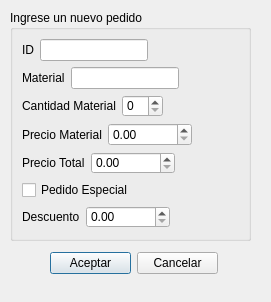
<?xml version="1.0" encoding="UTF-8"?>
<ui version="4.0">
 <class>DialogPedido</class>
 <widget class="QDialog" name="DialogPedido">
  <property name="geometry">
   <rect>
    <x>0</x>
    <y>0</y>
    <width>271</width>
    <height>302</height>
   </rect>
  </property>
  <property name="windowTitle">
   <string>Dialog</string>
  </property>
  <widget class="QGroupBox" name="groupBox">
   <property name="geometry">
    <rect>
     <x>10</x>
     <y>10</y>
     <width>241</width>
     <height>231</height>
    </rect>
   </property>
   <property name="title">
    <string>Ingrese un nuevo pedido</string>
   </property>
   <layout class="QFormLayout" name="formLayout_2">
    <item row="0" column="0">
     <layout class="QHBoxLayout" name="horizontalLayout_2">
      <item>
       <widget class="QLabel" name="label">
        <property name="text">
         <string>ID</string>
        </property>
       </widget>
      </item>
      <item>
       <widget class="QLineEdit" name="lineEditID"/>
      </item>
     </layout>
    </item>
    <item row="1" column="0">
     <layout class="QHBoxLayout" name="horizontalLayout_3">
      <item>
       <widget class="QLabel" name="labelMaterial">
        <property name="text">
         <string>Material</string>
        </property>
       </widget>
      </item>
      <item>
       <widget class="QLineEdit" name="lineEditMaterial"/>
      </item>
     </layout>
    </item>
    <item row="2" column="0">
     <layout class="QHBoxLayout" name="horizontalLayout">
      <item>
       <widget class="QLabel" name="labelCantidadMaterial">
        <property name="text">
         <string>Cantidad Material</string>
        </property>
       </widget>
      </item>
      <item>
       <widget class="QSpinBox" name="spinBoxMaterial"/>
      </item>
     </layout>
    </item>
    <item row="3" column="0">
     <layout class="QHBoxLayout" name="horizontalLayout_5">
      <item>
       <widget class="QLabel" name="label_2">
        <property name="text">
         <string>Precio Material</string>
        </property>
       </widget>
      </item>
      <item>
       <widget class="QDoubleSpinBox" name="doubleSpinBox_2">
        <property name="minimumSize">
         <size>
          <width>0</width>
          <height>0</height>
         </size>
        </property>
        <property name="maximum">
         <double>100000000.000000000000000</double>
        </property>
       </widget>
      </item>
     </layout>
    </item>
    <item row="4" column="0">
     <layout class="QFormLayout" name="formLayout">
      <item row="0" column="0">
       <widget class="QLabel" name="labelPrecioTotal">
        <property name="text">
         <string>Precio Total</string>
        </property>
       </widget>
      </item>
      <item row="0" column="1">
       <widget class="QDoubleSpinBox" name="doubleSpinBox">
        <property name="maximum">
         <double>100000000.000000000000000</double>
        </property>
       </widget>
      </item>
     </layout>
    </item>
    <item row="5" column="0">
     <widget class="QCheckBox" name="checkBoxPedidoEspecial">
      <property name="text">
       <string>Pedido Especial</string>
      </property>
     </widget>
    </item>
    <item row="6" column="0">
     <layout class="QHBoxLayout" name="horizontalLayout_6">
      <item>
       <widget class="QLabel" name="label_3">
        <property name="text">
         <string>Descuento</string>
        </property>
       </widget>
      </item>
      <item>
       <widget class="QDoubleSpinBox" name="doubleSpinBoxDescuento">
        <property name="maximum">
         <double>100000000.000000000000000</double>
        </property>
       </widget>
      </item>
     </layout>
    </item>
   </layout>
  </widget>
  <widget class="QWidget" name="layoutWidget">
   <property name="geometry">
    <rect>
     <x>50</x>
     <y>250</y>
     <width>168</width>
     <height>26</height>
    </rect>
   </property>
   <layout class="QHBoxLayout" name="horizontalLayout_4">
    <item>
     <widget class="QPushButton" name="pushButton">
      <property name="text">
       <string>Aceptar</string>
      </property>
     </widget>
    </item>
    <item>
     <widget class="QPushButton" name="pushButton_2">
      <property name="text">
       <string>Cancelar</string>
      </property>
     </widget>
    </item>
   </layout>
  </widget>
 </widget>
 <resources/>
 <connections/>
</ui>
